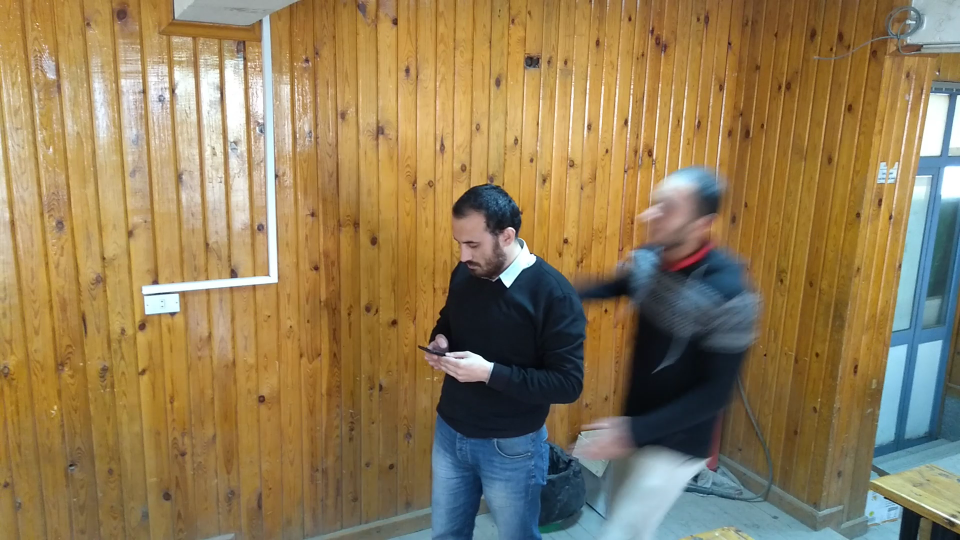
#> input picture frame 10 of V_1.mp4, 1920 x 1080 px (shown at 1/2 size)
$ python test_show_video.py
#> lines starting #> are read from the running program, lines starting #| are printed output that depends on the picture
import cv2
import numpy as np

# Initialize video capture
cap = cv2.VideoCapture("V_1.mp4")

while True:
    # Capture frame-by-frame
    ret, frame = cap.read()
#> frame is the input picture: shape (1080, 1920, 3); mean B, G, R 86.6, 124.7, 145.8
    if not ret:
        print("Failed to grab frame")
        break
        #continue

    # Preprocess the frame
    resized_frame = cv2.resize(frame, (64, 64))  # Adjust size according to your model input
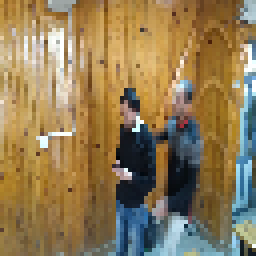
#> resized_frame: shape (64, 64, 3) (shown 4 times larger); mean B, G, R 85.5, 123.7, 145
    #normalized_frame = resized_frame / 255.0
    #input_frame = np.expand_dims(normalized_frame, axis=0)

    # Show frame (showing resized_frame here instead of input_frame for compatibility with OpenCV)
    #cv2.imshow('Violence Detection', resized_frame)

    cv2.imshow('Violence Detection', resized_frame)

    # Press 'q' to quit
    if cv2.waitKey(1) & 0xFF == ord('q'):
#> (key q is pressed here)
        break

cap.release()
cv2.destroyAllWindows()

$ run again, starting later in the video
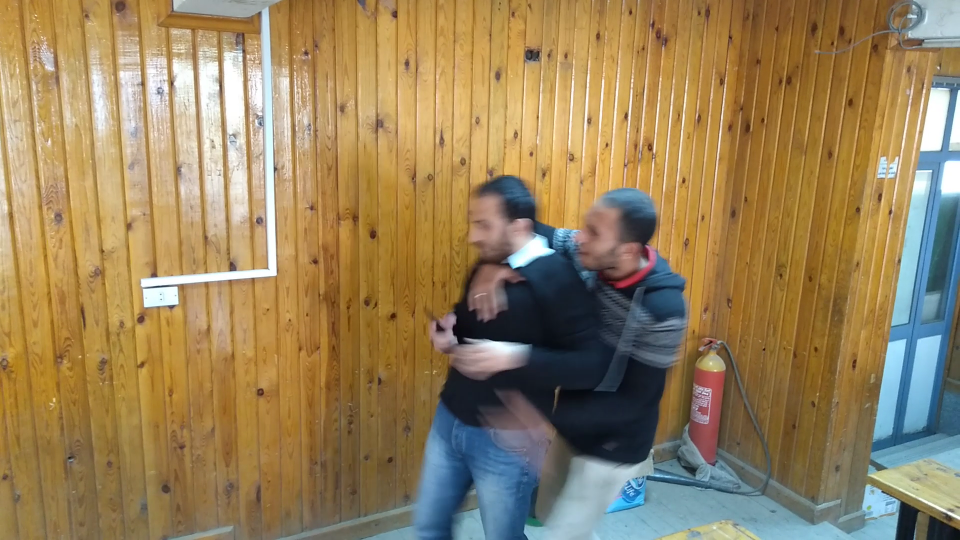
#> input picture frame 46 of V_1.mp4, 1920 x 1080 px (shown at 1/2 size)
#> frame is the input picture: shape (1080, 1920, 3); mean B, G, R 91.7, 130, 151.8
#> `resized_frame = cv2.resize(frame, (64, 64))`:
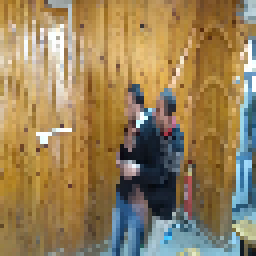
#> resized_frame: shape (64, 64, 3) (shown 4 times larger); mean B, G, R 90.6, 129.2, 151.2

$ run again, starting later in the video
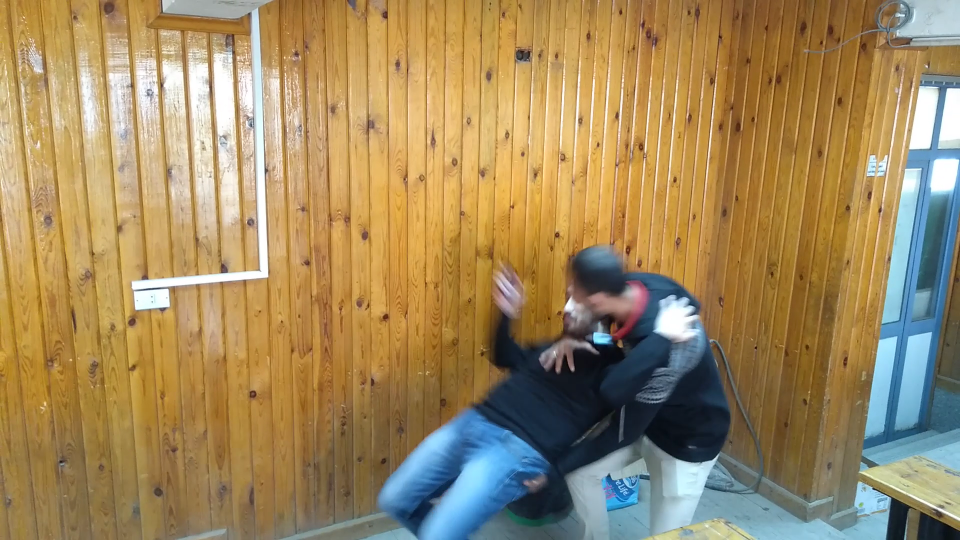
#> input picture frame 82 of V_1.mp4, 1920 x 1080 px (shown at 1/2 size)
#> frame is the input picture: shape (1080, 1920, 3); mean B, G, R 94.8, 137, 160.3
#> `resized_frame = cv2.resize(frame, (64, 64))`:
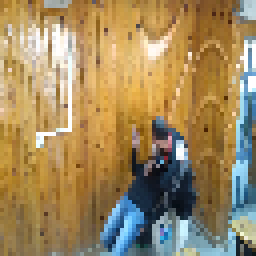
#> resized_frame: shape (64, 64, 3) (shown 4 times larger); mean B, G, R 95.5, 137.4, 160.5
